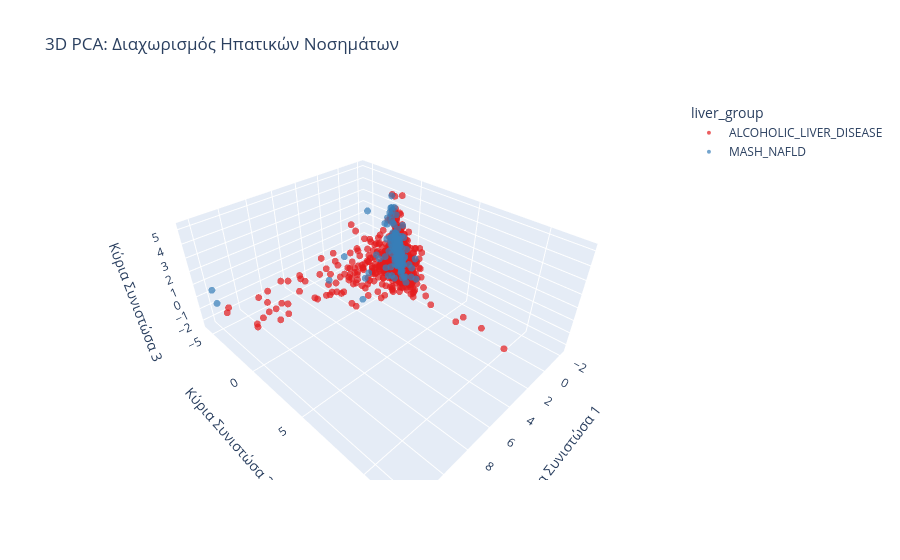

Notebook source saved alongside this figure:
### Code cell
# Κάνουμε τις "μπίλιες" λίγο πιο μικρές για να μη γεμίσει η οθόνη
fig.update_traces(marker=dict(size=4))

# Εμφάνιση του γραφήματος
fig.show()

### Figure 1 — Plotly figure (JSON) as saved in the notebook; plotly's stock layout.template omitted (floating-point values rounded to 4 significant figures; data arrays with more than 128 entries replaced by an {"elided": "..."} marker saying what was removed)
{"data": [{"hovertemplate": "liver_group=ALCOHOLIC_LIVER_DISEASE<br>Κύρια Συνιστώσα 1=%{x}<br>Κύρια Συνιστώσα 2=%{y}<br>Κύρια Συνιστώσα 3=%{z}<extra></extra>", "legendgroup": "ALCOHOLIC_LIVER_DISEASE", "marker": {"color": "rgb(228,26,28)", "opacity": 0.7, "size": 4, "symbol": "circle"}, "mode": "markers", "name": "ALCOHOLIC_LIVER_DISEASE", "scene": "scene", "showlegend": true, "type": "scatter3d", "x": {"elided": "1284 float values"}, "y": {"elided": "1284 float values"}, "z": {"elided": "1284 float values"}}, {"hovertemplate": "liver_group=MASH_NAFLD<br>Κύρια Συνιστώσα 1=%{x}<br>Κύρια Συνιστώσα 2=%{y}<br>Κύρια Συνιστώσα 3=%{z}<extra></extra>", "legendgroup": "MASH_NAFLD", "marker": {"color": "rgb(55,126,184)", "opacity": 0.7, "size": 4, "symbol": "circle"}, "mode": "markers", "name": "MASH_NAFLD", "scene": "scene", "showlegend": true, "type": "scatter3d", "x": {"elided": "150 float values"}, "y": {"elided": "150 float values"}, "z": {"elided": "150 float values"}}], "layout": {"legend": {"title": {"text": "liver_group"}, "tracegroupgap": 0}, "scene": {"domain": {"x": [0, 1], "y": [0, 1]}, "xaxis": {"title": {"text": "Κύρια Συνιστώσα 1"}}, "yaxis": {"title": {"text": "Κύρια Συνιστώσα 2"}}, "zaxis": {"title": {"text": "Κύρια Συνιστώσα 3"}}}, "title": {"text": "3D PCA: Διαχωρισμός Ηπατικών Νοσημάτων"}}}
